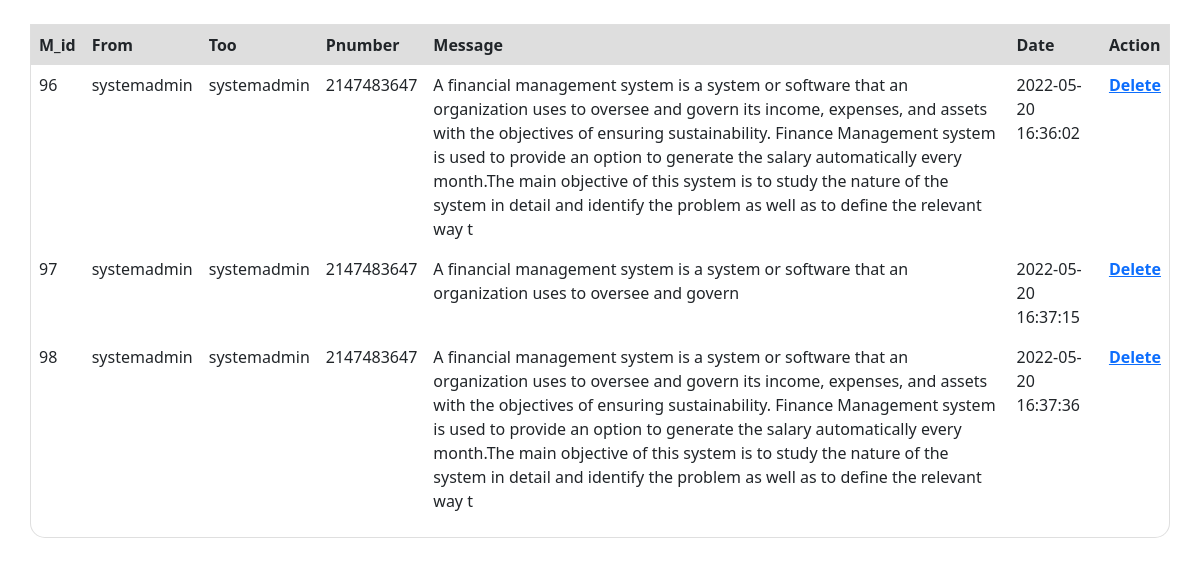
Screenshot of /viewsysadmimessage.php with the database file from the repository.
### tables this page shows
CREATE TABLE `message` (
  `m_id` int(120) NOT NULL,
  `frm` varchar(40) NOT NULL,
  `too` varchar(40) NOT NULL,
  `pnumber` int(16) NOT NULL,
  `message` varchar(500) NOT NULL,
  `Date` datetime NOT NULL
);

### viewsysadmimessage.php (the view, shortened to what this page needs)
<!doctype html>
<html><br>
<head>
    <link rel="stylesheet" type=" text/css" href="css/nav.css">
    <link href="bootstrap/dist/css/bootstrap.css" rel="stylesheet" type="text/css">
</head>
<body>
    <form name="search" method="post" action="searchmsg2.php">
        <div class="container card p-0" style="border-radius: 0 0 15px 15px !important;">
            <table class="table table-borderless">
                <thead class="section-header"
                    style="background-color: #dedede !important; padding: 0.5em 1em !important; font-weight: 600 !important;">
                    <tr>
                        <th scope="col">M_id</th>
                        <th scope="col">From</th>
                        <th scope="col">Too</th>
                        <th scope="col">Pnumber</th>
                        <th scope="col">Message</th>
                        <th scope="col">Date</th>
                        <th scope="col">Action</th>
                    </tr>
                </thead>
                <tbody>
                    <?php
							  $con = mysqli_connect("localhost","root","") or die (mysql_error());
							  mysqli_select_db($con,"financedb" );
						$query="select * from message where too='systemadmin' ";
						$result=mysqli_query($con,$query);
						while($row3 = mysqli_fetch_array($result))
						{
						echo "<tr>";
						echo '<td>'.$row3['m_id'].'</td>';
						echo '<td>'.$row3['frm'].'</td>';
						echo '<td>'.$row3['too'].'</td>';
						echo '<td>'.$row3['pnumber'].'</td>';
						echo '<td>'.$row3['message'].'</td>';
						echo '<td>'.$row3['Date'].'</td>';
						echo '<td>';
						 ?>
                    <a rel="facebook" href="sysadminmsg1.php?m_id=<?php echo $row3['m_id']; ?> & view=delete"
                        onClick="return confirm('Are you sure??')"> <strong>Delete</strong></a>
                    <?php
						echo "</td> </tr>";
						  }
						 ?>
                </tbody>
            </table>
    </form>
</body>
</html>

### rows the page displays
message: m_id "96", frm "systemadmin", too "systemadmin", pnumber "2147483647", message "A financial management system is a system or software that an organization uses to oversee and govern its income, expenses, and assets with the objectives of ensuring sustainability. Finance Management system is used to provide an option to generate the salary automatically every month.The main objective of this system is to study the nature of the system in detail and identify the problem as well as to define the relevant way t", Date "2022-05-20 16:36:02"
message: m_id "97", frm "systemadmin", too "systemadmin", pnumber "2147483647", message "A financial management system is a system or software that an organization uses to oversee and govern", Date "2022-05-20 16:37:15"
message: m_id "98", frm "systemadmin", too "systemadmin", pnumber "2147483647", message "A financial management system is a system or software that an organization uses to oversee and govern its income, expenses, and assets with the objectives of ensuring sustainability. Finance Management system is used to provide an option to generate the salary automatically every month.The main objective of this system is to study the nature of the system in detail and identify the problem as well as to define the relevant way t", Date "2022-05-20 16:37:36"
